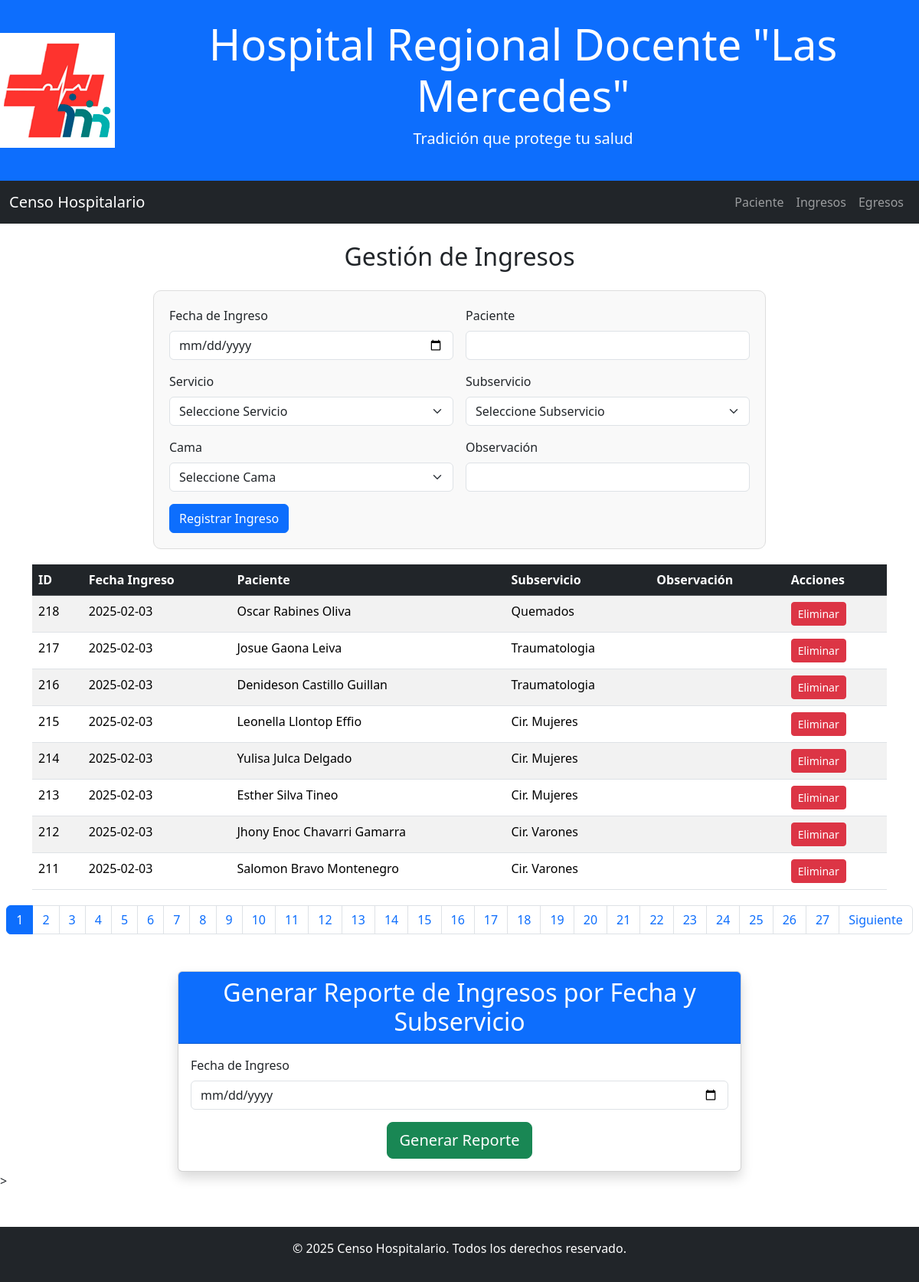
Page /pages/ingresos.php on the committed database.
### tables this page shows
CREATE TABLE `ingresos` (
  `id` bigint(20) UNSIGNED NOT NULL,
  `fecha_ingreso` date NOT NULL,
  `observacion` varchar(20) DEFAULT NULL,
  `id_paciente` int(11) DEFAULT NULL,
  `id_subservicio` int(11) DEFAULT NULL
);

CREATE TABLE `paciente` (
  `id` bigint(20) UNSIGNED NOT NULL,
  `dni` int(11) DEFAULT NULL,
  `nombre` varchar(100) NOT NULL,
  `edad` int(11) DEFAULT NULL
);

CREATE TABLE `subservicios` (
  `id` bigint(20) UNSIGNED NOT NULL,
  `nombre` varchar(100) NOT NULL,
  `num_cama` varchar(8) NOT NULL,
  `estado` varchar(15) NOT NULL DEFAULT 'Desocupada',
  `id_servicio` int(11) DEFAULT NULL
);

### pages/ingresos.php (the view, shortened to what this page needs)
<!DOCTYPE html>
<html lang="es">
<head>
    <link href="https://cdn.jsdelivr.net/npm/bootstrap@5.3.3/dist/css/bootstrap.min.css"
        rel="stylesheet"
>
    <link rel="stylesheet" href="../css/estilos.css">
</head>
<body>
<header class="bg-primary text-white text-center py-4 d-flex align-items-center justify-content-center">
        <img src="../img/logo_hospital.png" alt="Logo Hospital Regional Docente Las Mercedes" class="logo me-3">
        <div>
            <h1 class="display-4">Hospital Regional Docente "Las Mercedes"</h1>
            <p class="lead">Tradición que protege tu salud</p>
        </div>
    </header>
    <nav class="navbar navbar-expand-lg navbar-dark bg-dark">
        <div class="container-fluid">
            <a class="navbar-brand" href="../index.php">Censo Hospitalario</a>
            <div class="collapse navbar-collapse" id="navbarNav">
                <ul class="navbar-nav ms-auto">
                    <li class="nav-item">
                        <a class="nav-link" href="paciente.php">Paciente</a>
                    </li>
                    <li class="nav-item">
                        <a class="nav-link" href="ingresos.php">Ingresos</a>
                    </li>
                    <li class="nav-item">
                        <a class="nav-link" href="egresos.php">Egresos</a>
                    </li>
                </ul>
            </div>
        </div>
    </nav>
    <div class="container mt-4">
        <h2 class="text-center mb-4">Gestión de Ingresos</h2>
        <div class="form-container-ingreso-egreso">
            <form method="post" class="row g-3">
                <div class="col-md-6">
                    <label for="fecha_ingreso" class="form-label">Fecha de Ingreso</label>
                    <input type="date" class="form-control" id="fecha_ingreso" name="fecha_ingreso" required>
                </div>
                <div class="col-md-6">
                    <label for="paciente_ingreso" class="form-label">Paciente</label>
                    <input type="text" class="form-control" list="datalistOptions" id="paciente_ingreso" autocomplete="off" required>
                </div>
                <div class="col-md-6">
                    <label for="servicio" class="form-label">Servicio</label>
                    <select class="form-select" id="servicio" required>
                        <option value="">Seleccione Servicio</option>
                        <?php
                        include '../includes/db.php';
                        ?>
                    </select>
                </div>
                <div class="col-md-6">
                    <label for="subservicio" class="form-label">Subservicio</label>
                    <select class="form-select" id="subservicio" name="id_subservicio" required>
                        <option value="">Seleccione Subservicio</option>
                    </select>
                </div>
                <div class="col-md-6">
                    <label for="id_cama" class="form-label">Cama</label>
                    <select class="form-select" id="id_cama" required>
                        <option value="">Seleccione Cama</option>
                    </select>
                </div>
                <div class="col-md-6">
                    <label for="observacion" class="form-label">Observación</label>
                    <input type="text" class="form-control" id="observacion" name="observacion">
                </div>
                <div class="col-12">
                    <button type="submit" class="btn btn-primary" id="reg_ingreso">Registrar Ingreso</button>
                </div>
            </form>
        </div>
        <div class="table-container">
            <?php
            $page = isset($_GET['page']) ? (int)$_GET['page'] : 1;
            $perPage = 8;
            $offset = ($page - 1) * $perPage;
            $result = $conn->query("SELECT i.id, i.fecha_ingreso, p.nombre AS nombre_paciente, s.nombre AS nombre_subservicio, i.observacion
                                    FROM ingresos i
                                    JOIN paciente p ON i.id_paciente = p.id
                                    JOIN subservicios s ON i.id_subservicio = s.id
                                    ORDER BY id DESC LIMIT $perPage OFFSET $offset");
            if ($result->rowCount() > 0) {
                echo "<table class='table table-striped table-hover'>
                        <thead class='table-dark'>
                            <tr>
                                <th>ID</th>
                                <th>Fecha Ingreso</th>
                                <th>Paciente</th>
                                <th>Subservicio</th>
                                <th>Observación</th>
                                <th>Acciones</th>
                            </tr>
                        </thead>
                        <tbody>";
                while ($row = $result->fetch(PDO::FETCH_ASSOC)) {
                    echo "<tr>
                            <td>" . $row["id"] . "</td>
                            <td>" . $row["fecha_ingreso"] . "</td>
                            <td>" . $row["nombre_paciente"] . "</td>
                            <td>" . $row["nombre_subservicio"] . "</td>
                            <td>" . $row["observacion"] . "</td>
                            <td>
                                <form action='../js/eliminar_ingreso.php' method='POST' style='display:inline;'>
                                    <input type='hidden' name='id_ingreso' value='" . htmlspecialchars($row["id"]) . "'>
                                    <button class='btn btn-danger btn-sm' type='submit'
                                    onclick='return confirm(\"¿Estás seguro de eliminar este ingreso?\");'>Eliminar</button>
                                </form>
                            </td>
                          </tr>";
                }
                echo "</tbody></table>";
                $totalRows = $conn->query("SELECT COUNT(*) FROM ingresos")->fetchColumn();
                $totalPages = ceil($totalRows / $perPage);
                echo "<nav aria-label='Page navigation'>
                        <ul class='pagination justify-content-center'>";
                for ($i = 1; $i <= $totalPages; $i++) {
                    $active = ($page == $i) ? 'active' : '';
                    echo "<li class='page-item $active'><a class='page-link' href='?page=$i'>$i</a></li>";
                }
                if ($page < $totalPages) {
                    echo "<li class='page-item'><a class='page-link' href='?page=" . ($page + 1) . "'>Siguiente</a></li>";
                }
                echo "</ul></nav>";
            } else {
                echo "<div class='alert alert-info'>No hay ingresos registrados.</div>";
            }
            ?>
        </div>
    </div>
    <div class="container mt-5">
        <div class="row justify-content-center">
            <div class="col-md-8">
                <div class="card shadow">
                    <div class="card-header bg-primary text-white">
                        <h2 class="card-title text-center mb-0">Generar Reporte de Ingresos por Fecha y Subservicio</h2>
                    </div>
                    <div class="card-body">
                        <form action="../report/reporte_ingreso.php" method="get" class="row g-3">
                            <div class="col-md-12">
                                <label for="fecha_ingreso" class="form-label">Fecha de Ingreso</label>
                                <input type="date" class="form-control" id="fecha_ingreso" name="fecha_ingreso" required>
                            </div>
                            <div class="col-12 text-center">
                                <button type="submit" class="btn btn-success btn-lg">Generar Reporte</button>
                            </div>
                        </form>
                    </div>
                </div>
            </div>
        </div>
    </div>>
    <footer class="bg-dark text-white text-center py-3 mt-5">
        <p>&copy; 2025 Censo Hospitalario. Todos los derechos reservado.</p>
    </footer>
</body>
</html>

### css/estilos.css (style rules this page uses)
.table-container { margin-top: 20px; }
.pagination { margin-top: 20px; }
.form-container-ingreso-egreso { max-width: 800px; margin: 0 auto; padding: 20px; border: 1px solid #ddd; border-radius: 10px; background-color: #f9f9f9; }

### rows in the picture
ingresos: id "218", fecha_ingreso "2025-02-03", id_paciente.nombre "Oscar Rabines Oliva", id_subservicio.nombre "Quemados"
ingresos: id "217", fecha_ingreso "2025-02-03", id_paciente.nombre "Josue Gaona Leiva", id_subservicio.nombre "Traumatologia"
ingresos: id "216", fecha_ingreso "2025-02-03", id_paciente.nombre "Denideson Castillo Guillan", id_subservicio.nombre "Traumatologia"
ingresos: id "215", fecha_ingreso "2025-02-03", id_paciente.nombre "Leonella Llontop Effio", id_subservicio.nombre "Cir. Mujeres"
ingresos: id "214", fecha_ingreso "2025-02-03", id_paciente.nombre "Yulisa Julca Delgado", id_subservicio.nombre "Cir. Mujeres"
ingresos: id "213", fecha_ingreso "2025-02-03", id_paciente.nombre "Esther Silva Tineo", id_subservicio.nombre "Cir. Mujeres"
ingresos: id "212", fecha_ingreso "2025-02-03", id_paciente.nombre "Jhony Enoc Chavarri Gamarra", id_subservicio.nombre "Cir. Varones"
ingresos: id "211", fecha_ingreso "2025-02-03", id_paciente.nombre "Salomon Bravo Montenegro", id_subservicio.nombre "Cir. Varones"
